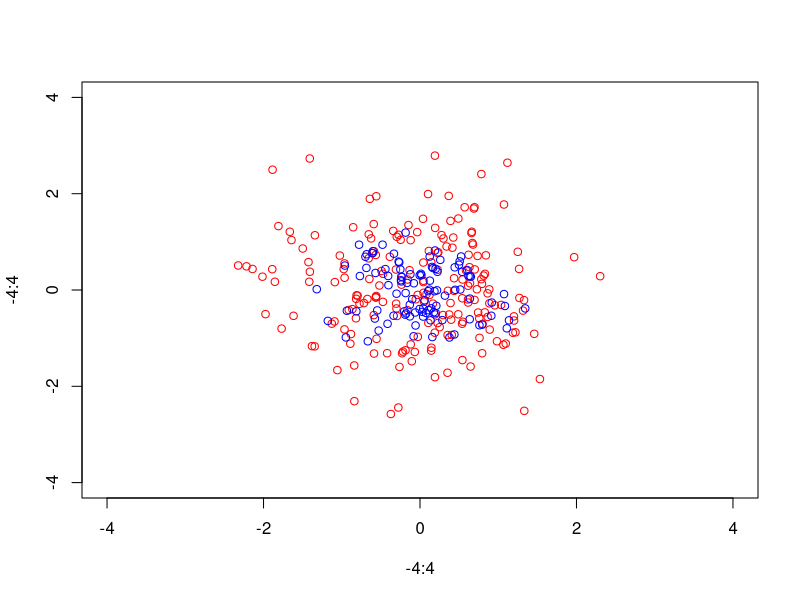

Source code (R):
plot.new()
plot(-4:4,-4:4,type="n")
points(rnorm(200),rnorm(200),col="red")
points(rnorm(100)/2,rnorm(100)/2,col="blue")